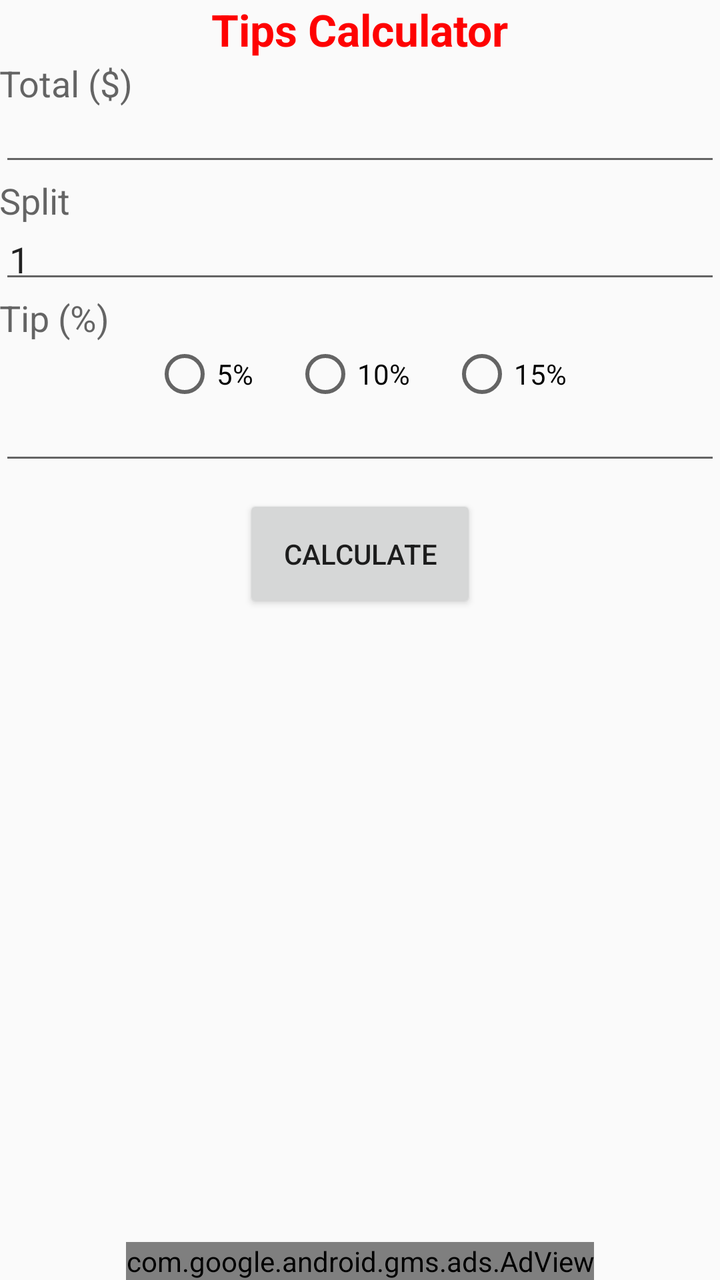
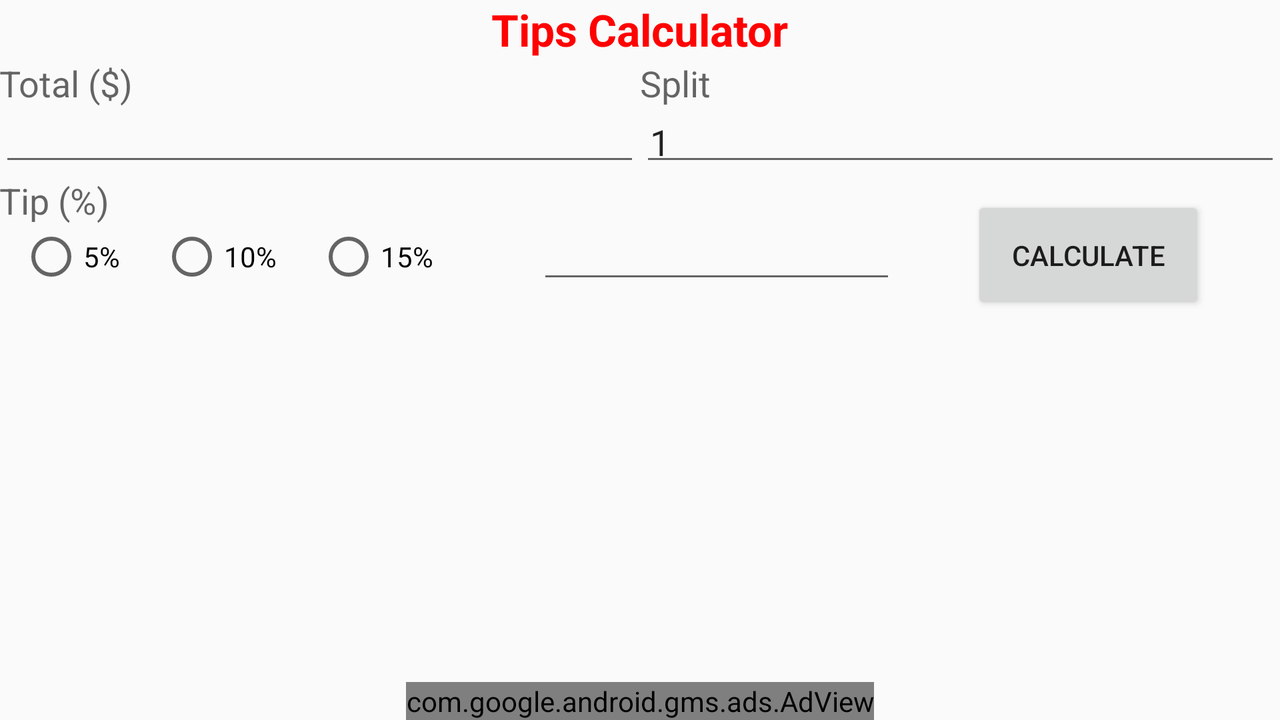

One screen, two layout resources from the same app: the default and the author's alternative for another configuration. Each is rendered where Android would select it; the XML of both is given below.
<!-- AndroidManifest.xml: activity theme AppTheme.NoActionBar -->
<!-- res/layout/activity_main.xml -->
<?xml version="1.0" encoding="utf-8"?>
<android.support.design.widget.CoordinatorLayout xmlns:android="http://schemas.android.com/apk/res/android"
    xmlns:app="http://schemas.android.com/apk/res-auto"
    xmlns:tools="http://schemas.android.com/tools"
    android:layout_width="match_parent"
    android:layout_height="match_parent"
    android:fitsSystemWindows="true"
    tools:context="com.example.vnguyen.tipscalculator.MainActivity">

    <android.support.design.widget.AppBarLayout
        android:layout_width="match_parent"
        android:layout_height="wrap_content"
        android:theme="@style/AppTheme.AppBarOverlay">

    </android.support.design.widget.AppBarLayout>

    <include layout="@layout/content_main" />

</android.support.design.widget.CoordinatorLayout>
<!-- res/layout/content_main.xml (included above) -->
<?xml version="1.0" encoding="utf-8"?>
<RelativeLayout xmlns:android="http://schemas.android.com/apk/res/android"
    android:id="@+id/parent"
    xmlns:app="http://schemas.android.com/apk/res-auto"
    xmlns:ads="http://schemas.android.com/apk/res-auto"
    android:layout_width="match_parent"
    android:layout_height="match_parent"
    android:paddingBottom="@dimen/activity_vertical_margin"
    android:paddingLeft="@dimen/activity_horizontal_margin"
    android:paddingRight="@dimen/activity_horizontal_margin"
    android:paddingTop="@dimen/activity_vertical_margin"
    app:layout_behavior="@string/appbar_scrolling_view_behavior"
    android:orientation="vertical" >

    <TextView
        android:id="@+id/lbl_app_name"
        android:layout_width="wrap_content"
        android:layout_height="wrap_content"
        android:text="@string/app_name"
        android:textColor="@color/title_color"
        android:textAppearance="@style/TextAppearance.AppCompat.Large"
        android:layout_alignParentTop="true"
        android:layout_centerHorizontal="true"
        android:textStyle="bold" />

    <TextView
        android:id="@+id/lbl_total"
        android:layout_width="wrap_content"
        android:layout_height="wrap_content"
        android:layout_below="@+id/lbl_app_name"
        android:text="@string/total"
        android:textAppearance="@style/TextAppearance.AppCompat.Medium" />

    <EditText
        android:id="@+id/in_total"
        android:layout_width="fill_parent"
        android:layout_height="wrap_content"
        android:padding="5dp"
        android:textAppearance="@style/TextAppearance.AppCompat.Medium"
        android:layout_below="@+id/lbl_total"
        android:layout_alignParentLeft="true"
        android:inputType="numberDecimal" />

    <TextView
        android:id="@+id/lbl_num_person"
        android:layout_width="wrap_content"
        android:layout_height="wrap_content"
        android:layout_below="@id/in_total"
        android:text="@string/person_to_split"
        android:textAppearance="@style/TextAppearance.AppCompat.Medium" />

    <EditText
        android:id="@+id/in_num_person"
        android:layout_width="fill_parent"
        android:layout_height="wrap_content"
        android:padding="5dp"
        android:text="@string/default_split"
        android:textAppearance="@style/TextAppearance.AppCompat.Medium"
        android:layout_below="@+id/lbl_num_person"
        android:layout_alignParentLeft="true"
        android:inputType="number" />

    <TextView
        android:id="@+id/lbl_tip"
        android:layout_width="wrap_content"
        android:layout_height="wrap_content"
        android:layout_below="@id/in_num_person"
        android:text="@string/tip"
        android:textAppearance="@style/TextAppearance.AppCompat.Medium" />

    <RadioGroup
        android:layout_width="wrap_content"
        android:layout_height="wrap_content"
        android:orientation="horizontal"
        android:id="@+id/radio_group"
        android:layout_below="@id/lbl_tip"
        android:layout_centerHorizontal="true">

        <RadioButton
            android:layout_width="wrap_content"
            android:layout_height="wrap_content"
            android:id="@+id/radioButton_low"
            android:checked="false"
            android:text="@string/radio_tip_low"
            android:layout_marginLeft="10dp"
            android:layout_marginRight="10dp"
            android:onClick="getTipPercent" />

        <RadioButton
            android:layout_width="wrap_content"
            android:layout_height="wrap_content"
            android:id="@+id/radioButton_med"
            android:checked="false"
            android:text="@string/radio_tip_med"
            android:layout_marginLeft="10dp"
            android:layout_marginRight="10dp"
            android:onClick="getTipPercent" />

        <RadioButton
            android:layout_width="wrap_content"
            android:layout_height="wrap_content"
            android:id="@+id/radioButton_hi"
            android:checked="false"
            android:text="@string/radio_tip_hi"
            android:layout_marginLeft="10dp"
            android:layout_marginRight="10dp"
            android:onClick="getTipPercent" />
    </RadioGroup>

    <EditText
        android:id="@+id/in_tip_percent"
        android:layout_width="fill_parent"
        android:layout_height="wrap_content"
        android:padding="5dp"
        android:textAppearance="@style/TextAppearance.AppCompat.Medium"
        android:layout_below="@+id/radio_group"
        android:layout_alignParentLeft="true"
        android:inputType="numberDecimal" />

    <Button
        android:id="@+id/calculate_button"
        android:layout_width="wrap_content"
        android:layout_height="wrap_content"
        android:layout_gravity="center_horizontal"
        android:singleLine="true"
        android:text="@string/button"
        android:onClick="calculateTips"
        android:layout_below="@+id/in_tip_percent"
        android:layout_centerHorizontal="true"
        android:padding="20dp"
        android:layout_margin="10dp" />

    <TextView
        android:id="@+id/lbl_result"
        android:layout_width="wrap_content"
        android:layout_height="wrap_content"
        android:layout_below="@id/calculate_button"
        android:layout_alignRight="@id/calculate_button"
        android:textAppearance="@style/TextAppearance.AppCompat.Medium"
        android:textColor="@color/title_color"/>

    <TextView
        android:id="@+id/lbl_bill_result"
        android:layout_width="wrap_content"
        android:layout_height="wrap_content"
        android:layout_below="@id/lbl_result"
        android:layout_alignRight="@id/lbl_result"
        android:textAppearance="@style/TextAppearance.AppCompat.Medium"
        android:textColor="@color/title_color" />

    <TextView
        android:id="@+id/lbl_tip_result"
        android:layout_width="wrap_content"
        android:layout_height="wrap_content"
        android:layout_below="@id/lbl_bill_result"
        android:layout_alignRight="@id/lbl_bill_result"
        android:textAppearance="@style/TextAppearance.AppCompat.Medium"
        android:textColor="@color/title_color"/>

    <TextView
        android:id="@+id/lbl_total_result"
        android:layout_width="wrap_content"
        android:layout_height="wrap_content"
        android:layout_below="@id/lbl_tip_result"
        android:layout_alignRight="@id/lbl_tip_result"
        android:textAppearance="@style/TextAppearance.AppCompat.Medium"
        android:textColor="@color/title_color"
        android:textStyle="bold"/>

    <com.google.android.gms.ads.AdView
        android:id="@+id/adView"
        android:layout_width="wrap_content"
        android:layout_height="wrap_content"
        android:layout_centerHorizontal="true"
        android:layout_alignParentBottom="true"
        ads:adSize="BANNER"
        ads:adUnitId="@string/banner_ad_unit_id">
    </com.google.android.gms.ads.AdView>

</RelativeLayout>
<!-- resources referenced by this layout -->
<resources>
  <color name="title_color">#fe0202</color>
  <string name="app_name">Tips Calculator</string>
  <string name="banner_ad_unit_id">ca-app-pub-3940256099942544/6300978111</string>
  <string name="button">Calculate</string>
  <string name="default_split">1</string>
  <string name="person_to_split">Split</string>
  <string name="radio_tip_hi">15%</string>
  <string name="radio_tip_low">5%</string>
  <string name="radio_tip_med">10%</string>
  <string name="tip">Tip (%)</string>
  <string name="total">Total ($)</string>
  <style name="AppTheme.AppBarOverlay" parent="ThemeOverlay.AppCompat.Dark.ActionBar" />
  <style name="AppTheme.NoActionBar">
          <item name="windowActionBar">false</item>
          <item name="windowNoTitle">true</item>
      </style>
</resources>
<!-- res/layout-land/activity_main.xml (the author's variant of the layout above) -->
<!-- drawn on the phone turned sideways -->
<?xml version="1.0" encoding="utf-8"?>
<RelativeLayout xmlns:android="http://schemas.android.com/apk/res/android"
    android:id="@+id/parent"
    xmlns:app="http://schemas.android.com/apk/res-auto"
    xmlns:ads="http://schemas.android.com/apk/res-auto"
    android:layout_width="match_parent"
    android:layout_height="match_parent"
    android:paddingBottom="@dimen/activity_vertical_margin"
    android:paddingLeft="@dimen/activity_horizontal_margin"
    android:paddingRight="@dimen/activity_horizontal_margin"
    android:paddingTop="@dimen/activity_vertical_margin"
    app:layout_behavior="@string/appbar_scrolling_view_behavior"
    android:orientation="vertical" >

    <TextView
        android:id="@+id/lbl_app_name"
        android:layout_width="wrap_content"
        android:layout_height="wrap_content"
        android:text="@string/app_name"
        android:textColor="@color/title_color"
        android:textAppearance="@style/TextAppearance.AppCompat.Large"
        android:layout_alignParentTop="true"
        android:layout_centerHorizontal="true"
        android:textStyle="bold" />

    <TableLayout
        android:layout_width="match_parent"
        android:layout_height="match_parent"
        android:layout_below="@+id/lbl_app_name">

        <TableRow
            android:layout_width="match_parent"
            android:layout_height="match_parent">

            <LinearLayout
                android:orientation="vertical"
                android:layout_width="0dp"
                android:layout_height="match_parent"
                android:layout_span="1"
                android:layout_weight="0.5">

                <TextView
                    android:id="@+id/lbl_total"
                    android:gravity="left"
                    android:layout_width="wrap_content"
                    android:layout_height="wrap_content"
                    android:textAppearance="@style/TextAppearance.AppCompat.Medium"
                    android:text="@string/total" />

                <EditText
                    android:id="@+id/in_total"
                    android:layout_width="fill_parent"
                    android:layout_height="wrap_content"
                    android:imeOptions="flagNoExtractUi"
                    android:textAppearance="@style/TextAppearance.AppCompat.Medium"
                    android:padding="5dp"
                    android:inputType="numberDecimal" />
            </LinearLayout>

            <LinearLayout
                android:orientation="vertical"
                android:layout_width="0dp"
                android:layout_height="match_parent"
                android:layout_span="1"
                android:layout_weight="0.5">

                <TextView
                    android:id="@+id/lbl_num_person"
                    android:layout_width="wrap_content"
                    android:layout_height="wrap_content"
                    android:textAppearance="@style/TextAppearance.AppCompat.Medium"
                    android:text="@string/person_to_split"/>

                <EditText
                    android:id="@+id/in_num_person"
                    android:layout_width="fill_parent"
                    android:layout_height="wrap_content"
                    android:imeOptions="flagNoExtractUi"
                    android:textAppearance="@style/TextAppearance.AppCompat.Medium"
                    android:padding="5dp"
                    android:text="@string/default_split"
                    android:inputType="number" />
            </LinearLayout>
        </TableRow>

        <TableRow
            android:layout_width="match_parent"
            android:layout_height="wrap_content">

            <LinearLayout
                android:orientation="vertical"
                android:layout_width="0dp"
                android:layout_height="match_parent"
                android:layout_span="1"
                android:layout_weight="0.7">

                <TextView
                    android:id="@+id/lbl_tip"
                    android:layout_width="wrap_content"
                    android:layout_height="wrap_content"
                    android:textAppearance="@style/TextAppearance.AppCompat.Medium"
                    android:text="@string/tip"/>

                <TableLayout
                    android:layout_width="match_parent"
                    android:layout_height="match_parent">

                    <TableRow
                        android:layout_width="match_parent"
                        android:layout_height="match_parent">

                        <RadioGroup
                            android:layout_width="0dp"
                            android:layout_height="match_parent"
                            android:orientation="horizontal"
                            android:layout_weight="0.6"
                            android:layout_span="1"
                            android:id="@+id/radio_group">

                            <RadioButton
                                android:layout_width="wrap_content"
                                android:layout_height="wrap_content"
                                android:id="@+id/radioButton_low"
                                android:checked="false"
                                android:text="@string/radio_tip_low"
                                android:layout_marginLeft="10dp"
                                android:layout_marginRight="10dp"
                                android:onClick="getTipPercent" />

                            <RadioButton
                                android:layout_width="wrap_content"
                                android:layout_height="wrap_content"
                                android:id="@+id/radioButton_med"
                                android:checked="false"
                                android:text="@string/radio_tip_med"
                                android:layout_marginLeft="10dp"
                                android:layout_marginRight="10dp"
                                android:onClick="getTipPercent" />

                            <RadioButton
                                android:layout_width="wrap_content"
                                android:layout_height="wrap_content"
                                android:id="@+id/radioButton_hi"
                                android:checked="false"
                                android:text="@string/radio_tip_hi"
                                android:layout_marginLeft="10dp"
                                android:layout_marginRight="10dp"
                                android:onClick="getTipPercent" />
                        </RadioGroup>

                        <EditText
                            android:layout_width="0dp"
                            android:layout_height="wrap_content"
                            android:imeOptions="flagNoExtractUi"
                            android:textAppearance="@style/TextAppearance.AppCompat.Medium"
                            android:padding="5dp"
                            android:inputType="numberDecimal"
                            android:layout_span="1"
                            android:layout_weight="0.4"
                            android:id="@+id/in_tip_percent" />

                    </TableRow>
                </TableLayout>
            </LinearLayout>

            <LinearLayout
                android:orientation="vertical"
                android:layout_width="0dp"
                android:layout_height="match_parent"
                android:layout_span="1"
                android:layout_weight="0.3">

                <Button
                    android:id="@+id/button"
                    android:layout_width="wrap_content"
                    android:layout_height="wrap_content"
                    android:layout_gravity="center_horizontal"
                    android:singleLine="true"
                    android:text="@string/button"
                    android:onClick="calculateTips"
                    android:padding="20dp"
                    android:layout_margin="10dp"/>
            </LinearLayout>
        </TableRow>

        <TableRow
            android:layout_width="match_parent"
            android:layout_height="match_parent">

            <TextView
                android:id="@+id/lbl_result"
                android:layout_width="0dp"
                android:layout_height="wrap_content"
                android:textColor="@color/title_color"
                android:textAppearance="@style/TextAppearance.AppCompat.Medium"
                android:layout_span="1"
                android:layout_weight="1" />

        </TableRow>

        <TableRow
            android:layout_width="match_parent"
            android:layout_height="wrap_content">

            <TextView
                android:id="@+id/lbl_bill_result"
                android:layout_width="0dp"
                android:layout_height="wrap_content"
                android:textColor="@color/title_color"
                android:textAppearance="@style/TextAppearance.AppCompat.Medium"
                android:layout_span="1"
                android:layout_weight="0.33" />

            <TextView
                android:id="@+id/lbl_tip_result"
                android:layout_width="0dp"
                android:layout_height="wrap_content"
                android:textColor="@color/title_color"
                android:textAppearance="@style/TextAppearance.AppCompat.Medium"
                android:layout_span="1"
                android:layout_weight="0.33" />

            <TextView
                android:id="@+id/lbl_total_result"
                android:layout_width="0dp"
                android:layout_height="wrap_content"
                android:textColor="@color/title_color"
                android:textAppearance="@style/TextAppearance.AppCompat.Medium"
                android:textStyle="bold"
                android:layout_span="1"
                android:layout_weight="0.33" />
        </TableRow>

    </TableLayout>

    <com.google.android.gms.ads.AdView
        android:id="@+id/adView"
        android:layout_width="wrap_content"
        android:layout_height="wrap_content"
        android:layout_centerHorizontal="true"
        android:layout_alignParentBottom="true"
        ads:adSize="BANNER"
        ads:adUnitId="@string/banner_ad_unit_id">
    </com.google.android.gms.ads.AdView>

</RelativeLayout>
<!-- resources referenced by the variant -->
<!-- as the phone turned sideways resolves them -->
<resources>
  <color name="title_color">#fe0202</color>
  <string name="app_name">Tips Calculator</string>
  <string name="banner_ad_unit_id">ca-app-pub-3940256099942544/6300978111</string>
  <string name="button">Calculate</string>
  <string name="default_split">1</string>
  <string name="person_to_split">Split</string>
  <string name="radio_tip_hi">15%</string>
  <string name="radio_tip_low">5%</string>
  <string name="radio_tip_med">10%</string>
  <string name="tip">Tip (%)</string>
  <string name="total">Total ($)</string>
  <style name="AppTheme.NoActionBar">
          <item name="windowActionBar">false</item>
          <item name="windowNoTitle">true</item>
      </style>
</resources>
